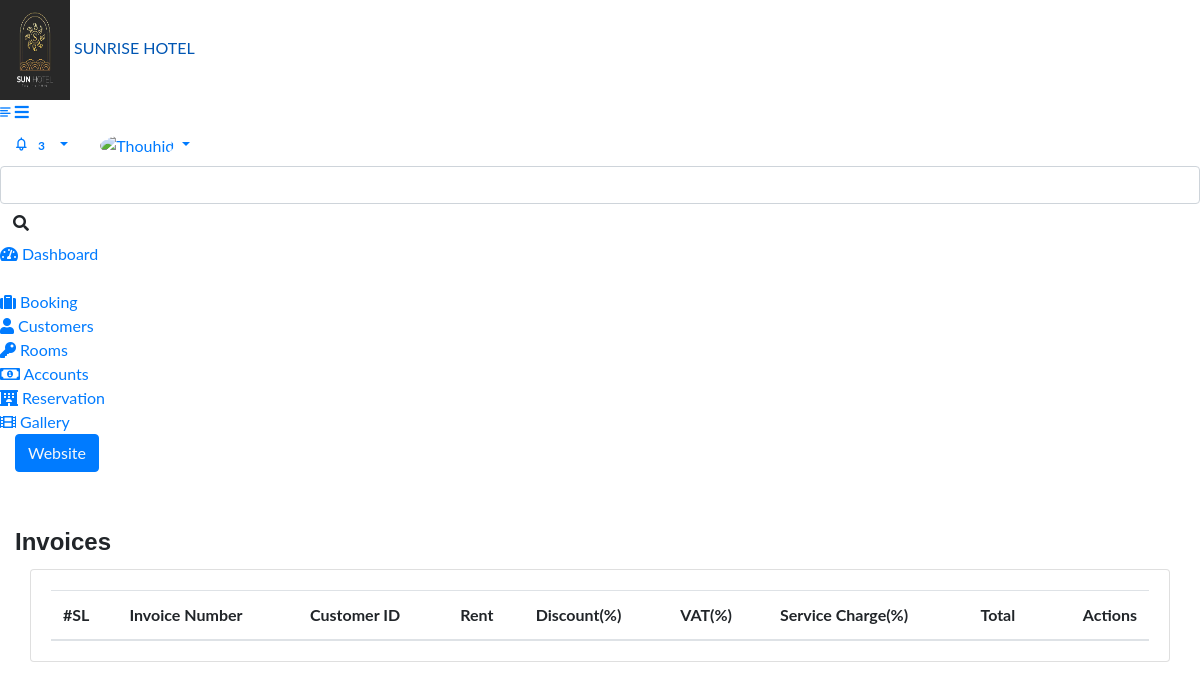
The app's page /admin/invoices_list.php (signed in), older data.
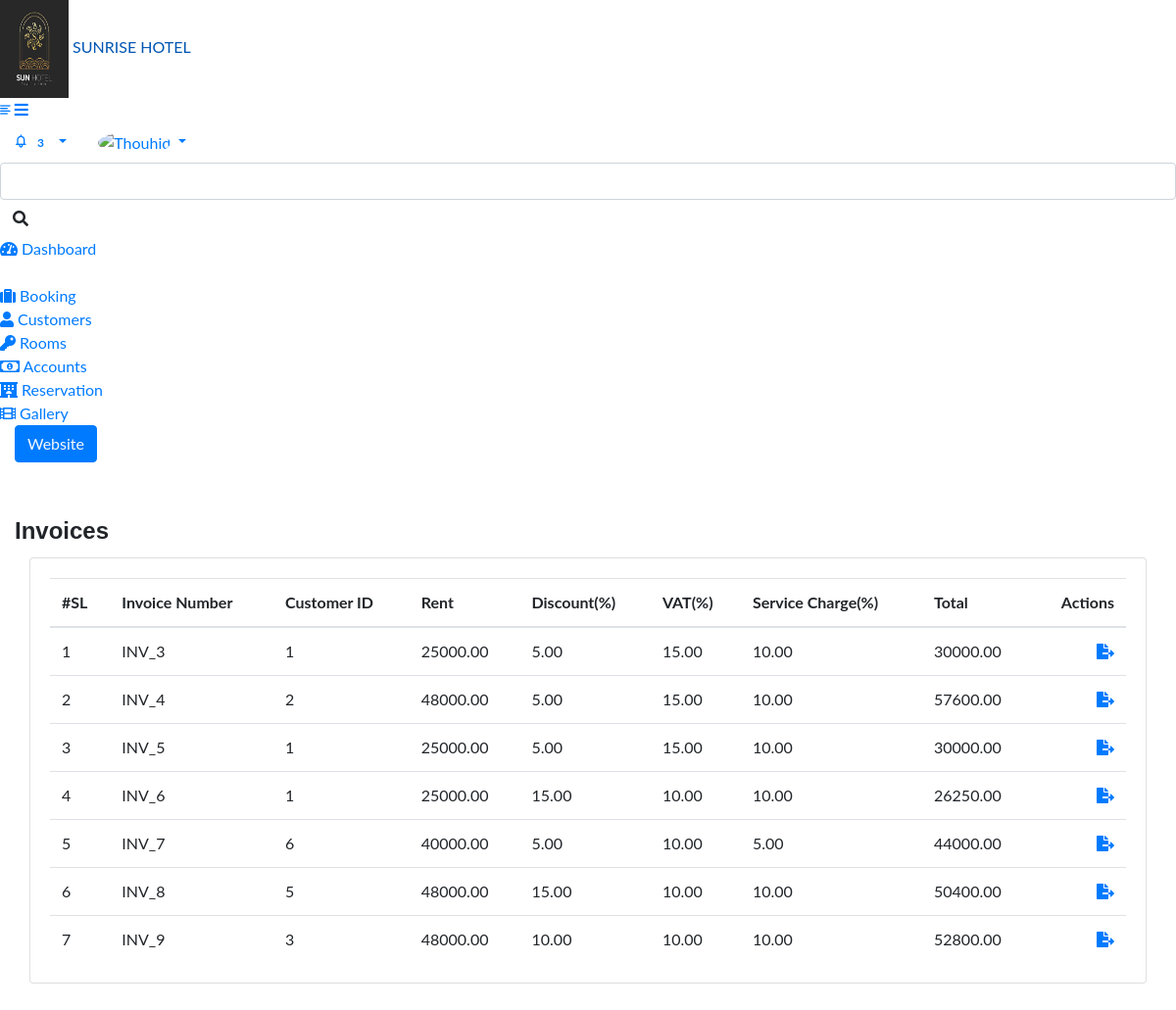
The same page, newer data.
### tables this page shows
CREATE TABLE `tbl_invoice` (
  `id` int(11) NOT NULL,
  `num_days` int(11) DEFAULT NULL,
  `invoice_number` varchar(255) DEFAULT NULL,
  `customer_id` int(11) NOT NULL,
  `amount` decimal(10,2) NOT NULL,
  `discount` decimal(10,2) NOT NULL DEFAULT 0.00,
  `vat` decimal(10,2) NOT NULL DEFAULT 0.00,
  `service_charge` decimal(10,2) NOT NULL DEFAULT 0.00,
  `total` decimal(10,2) NOT NULL,
  `created_at` datetime NOT NULL,
  `created_by` varchar(255) NOT NULL,
  `updated_at` datetime NOT NULL,
  `updated_by` varchar(255) NOT NULL,
  `deleted_at` datetime NOT NULL
);

### class/crud.php (called while the page is built, shortened)
<?php
    class crud{
        private $host='localhost';
        private $user='root';
        private $password='';
        private $database='hotel';
        private $connection;
        public function __construct(){
            $this->connection=new mysqli($this->host,$this->user,$this->password,$this->database);
        }
        public function common_select_query($sql){
            $result=array();
            $error=false;
            $rs=$this->connection->query($sql);
            if($rs){
                if($rs->num_rows > 0){
                    while($r=$rs->fetch_object()){
                        array_push($result,$r);
                    }
                }
            }else{
                $error=$this->connection->error();
            }
            $return = array('data'=>$result,'error'=>$error);
            return $return;
        }
    }
?>

### admin/invoices_list.php (the view, shortened to what this page needs)
<?php require_once('include/header.php') ?>
<?php require_once('include/sidebar.php') ?>
<div class="page-wrapper">
    <div class="content container-fluid">
        <div class="page-header">
            <div class="row align-items-center">
                <div class="col">
                 <div class="mt-5">
                     <h4 class="card-title float-left mt-2">Invoices</h4>
                 </div>
            </div>
        </div>
    </div>
<div class="col-sm-12">
 <div class="card card-table">
    <div class="card-body booking_card">
        <div class="table-responsive">
            <table class="datatable table table-stripped table table-hover table-center mb-0">
                <thead>
                 <tr>
                    <th>#SL</th>
                    <th>Invoice Number</th>
                    <th>Customer ID</th>
                    <th>Rent</th>
                    <th>Discount(%)</th>
                    <th>VAT(%)</th>
                    <th>Service Charge(%)</th>
                    <th>Total</th>
                    <th class="text-right">Actions</th>
                </tr>
                <?php
					$rs=$mysqli->common_select_query("SELECT * FROM `tbl_invoice`");
					if($rs['data']){
						foreach($rs['data'] as $i=>$d){
				?>
				<tr>
					<td><?= ++$i ?></td>
					<td><?= $d->invoice_number ?></td>
					<td><?= $d->customer_id ?></td>
					<td><?= $d->amount ?></td>
					<td><?= $d->discount ?></td>
					<td><?= $d->vat ?></td>
					<td><?= $d->service_charge ?></td>
					<td><?= $d->total ?></td>
					<td class="text-right">
						<a href="<?= $base_url ?>invoice-view.php?id=<?= $d->id ?>"><i class='fas fa-file-export'></i></a>
					</td>
				</tr>
				<?php }
					}
				?>
               </thead>
        </table>
    </div>
  </div>
 </div>
</div>
</div>
        </div>
        </div>
<?php include_once('include/footer.php')  ?>

Row changes from the older to the newer data that the page shows:
added tbl_invoice: invoice_number "INV_3", customer "1", amount "25000.00", discount "5.00", vat "15.00", service_charge "10.00", total "30000.00"
added tbl_invoice: invoice_number "INV_4", customer "2", amount "48000.00", discount "5.00", vat "15.00", service_charge "10.00", total "57600.00"
added tbl_invoice: invoice_number "INV_5", customer "1", amount "25000.00", discount "5.00", vat "15.00", service_charge "10.00", total "30000.00"
added tbl_invoice: invoice_number "INV_6", customer "1", amount "25000.00", discount "15.00", vat "10.00", service_charge "10.00", total "26250.00"
added tbl_invoice: invoice_number "INV_7", customer "6", amount "40000.00", discount "5.00", vat "10.00", service_charge "5.00", total "44000.00"
added tbl_invoice: invoice_number "INV_8", customer "5", amount "48000.00", discount "15.00", vat "10.00", service_charge "10.00", total "50400.00"
added tbl_invoice: invoice_number "INV_9", customer "3", amount "48000.00", discount "10.00", vat "10.00", service_charge "10.00", total "52800.00"
